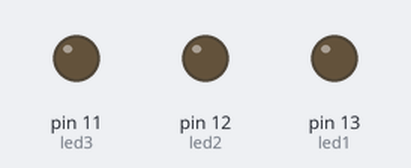
A sketch run on a simulated Arduino Uno, built with avr-gcc and run on an emulated ATmega328P. Parts: output pins drawn as LEDs (lit = HIGH).

Above: at 36.0 s.
Timing chart, 0 to 36.3 s (numbered marks = the images above):
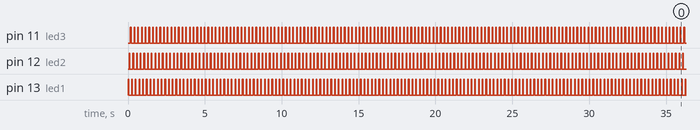

Measured:
- by itself, pin 11 (led3), pin 12 (led2), pin 13 (led1): alternates HIGH for 0.04 s and LOW for 0.20 s

The sketch:

led_blink_one_by_one_as_jhalar.ino
```cpp
int led1=13;
int led2=12;
int led3=11;
void setup() {
  // put your setup code here, to run once:
pinMode(led1,OUTPUT);
pinMode(led2,OUTPUT);
pinMode(led3,OUTPUT);
}

void loop() {
  // put your main code here, to run repeatedly:
digitalWrite(led1,LOW);
digitalWrite(led2,LOW);
digitalWrite(led3,LOW);

digitalWrite(led1,HIGH);
delay(40);
digitalWrite(led1,LOW);
delay(40);
digitalWrite(led2,HIGH);
delay(40);
digitalWrite(led2,LOW);
delay(40);
digitalWrite(led3,HIGH);
delay(40);
digitalWrite(led3,LOW);
delay(40);


}
```
